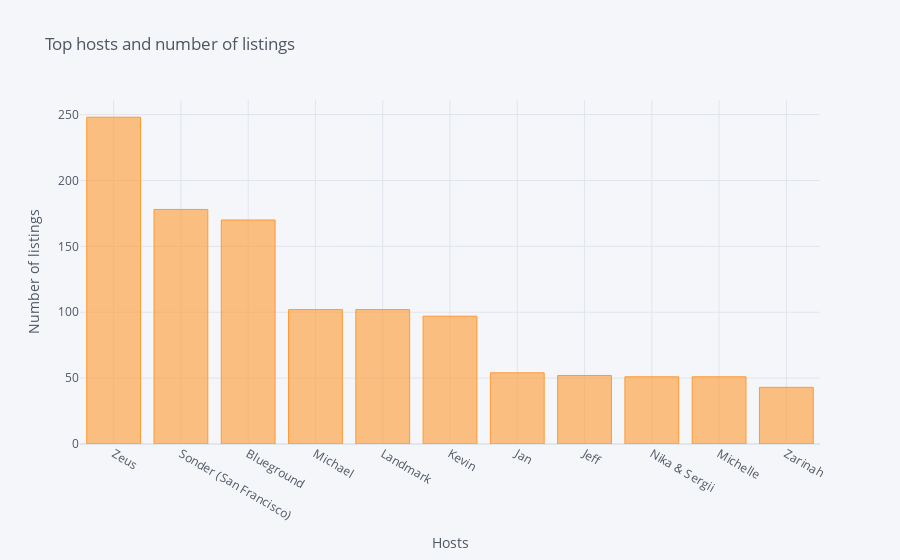

Notebook source saved alongside this figure:
### Code cell
top_superhost[:11].iplot(kind='bar',x='host_name',y='id',
                         title='Top hosts and number of listings',
                         xTitle='Hosts',yTitle='Number of listings')

### Figure 1 — Plotly figure (JSON) as saved in the notebook; plotly's stock layout.template omitted (floating-point values rounded to 4 significant figures)
{"data": [{"marker": {"color": "rgba(255, 153, 51, 0.6)", "line": {"color": "rgba(255, 153, 51, 1.0)", "width": 1}}, "name": "id", "orientation": "v", "text": "", "type": "bar", "x": ["Zeus", "Sonder (San Francisco)", "Blueground", "Michael", "Landmark", "Kevin", "Jan", "Jeff", "Nika & Sergii", "Michelle", "Zarinah"], "y": [248, 178, 170, 102, 102, 97, 54, 52, 51, 51, 43]}], "layout": {"legend": {"bgcolor": "#F5F6F9", "font": {"color": "#4D5663"}}, "paper_bgcolor": "#F5F6F9", "plot_bgcolor": "#F5F6F9", "title": {"font": {"color": "#4D5663"}, "text": "Top hosts and number of listings"}, "xaxis": {"gridcolor": "#E1E5ED", "showgrid": true, "tickfont": {"color": "#4D5663"}, "title": {"font": {"color": "#4D5663"}, "text": "Hosts"}, "zerolinecolor": "#E1E5ED"}, "yaxis": {"gridcolor": "#E1E5ED", "showgrid": true, "tickfont": {"color": "#4D5663"}, "title": {"font": {"color": "#4D5663"}, "text": "Number of listings"}, "zerolinecolor": "#E1E5ED"}}}
